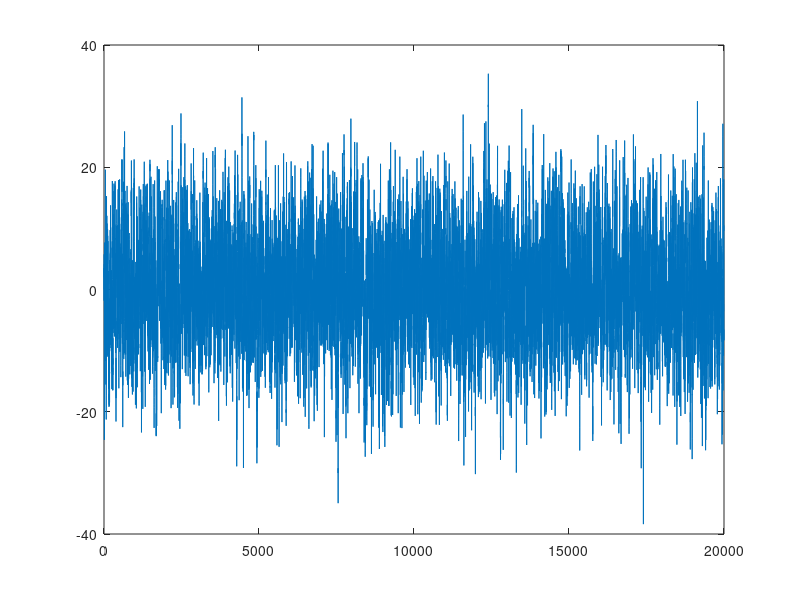
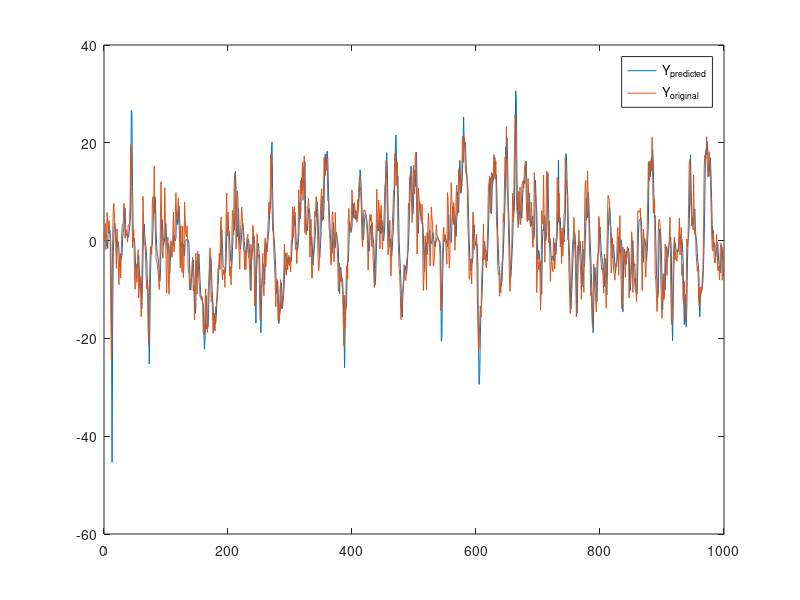
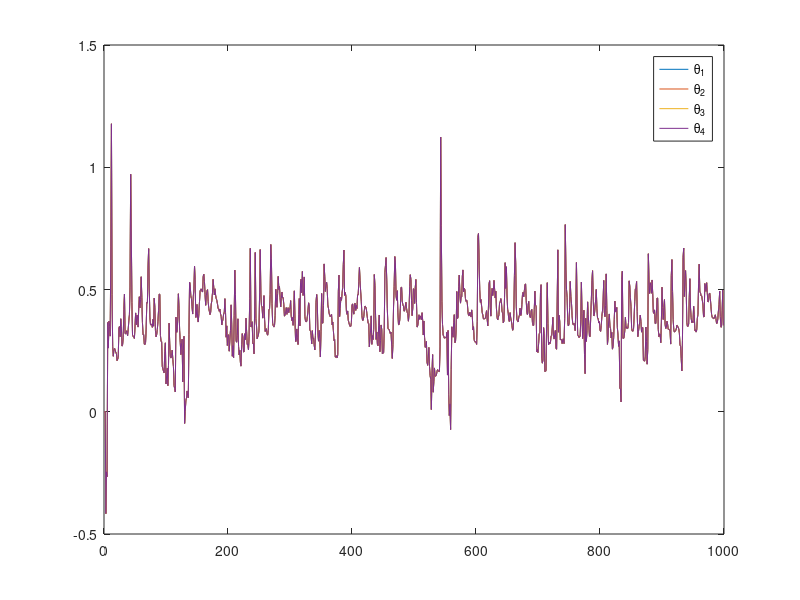
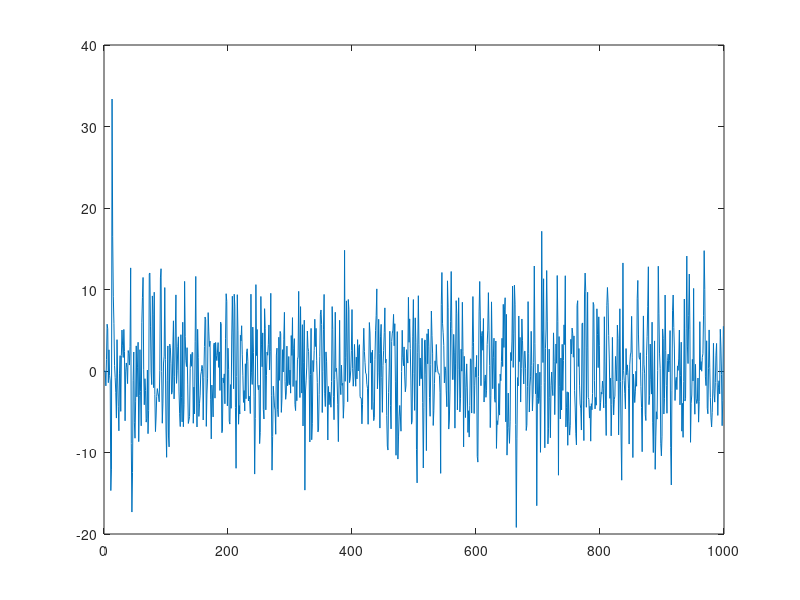

Here is the MATLAB script that generated these plots, in order:
%RLS

n=20000;
u=randn(n,1);
Gz=tf([0 2 5], [1 -0.5 -0.2], 1, 'variable', 'z^-1');
[y,t]=lsim(Gz,u);
% %y=y+randn(n,1);
% noise=randn(n,1);
% v=zeros(n,1);
% for i=2:n
%     v(i,1)=v(i-1,1)+noise(i,1);
%     y(i,1)=y(i,1)+v(i,1);
% end

figure(1)
plot(t,y);

I=zeros(4);
for i=4:n
    phi=[y(i-1);y(i-2);u(i-1);u(i-2)];
    I=I+phi*phi';    
end
I=I/n;
eigI=eig(I);

n1=1000;
theta1=zeros(n1,4);
ycap1=zeros([n1,1]);
e1=zeros([n1,1]);
lambda1=0.8;
P=ones(4);

for i=4:n1
    phi=[y(i-1);y(i-2);u(i-1);u(i-2)];
    ycap1(i,:)=theta1(i-1,:)*phi;
    e1(i)=y(i)-ycap1(i);
    theta1(i,:)=theta1(i-1,:)+transpose((P*phi.*e1(i))/(lambda1+phi'*P*phi));
    P=(P-P*phi*phi'*P/(lambda1+phi'*P*phi))/lambda1;
end

figure(2)
plot(t(1:n1),ycap1,t(1:n1),y(1:n1));
legend('Y_{predicted}','Y_{original}')

figure(3)
plot(t(1:n1),theta1(1:n1,:));
legend('\theta_{1}','\theta_{2}','\theta_{3}','\theta_{4}');

figure(4)
plot(t(1:n1),e1(1:n1));

% sim('hw2_part1')
% 
% t=length(u5);
% theta=zeros(4,1);
% p=eye(length(theta))*1000;
% TH=[];
% E=[];
% 
% for i=3:t
%     phi=[y5(i-1);y5(i-2);u5(i-1);u5(i-2)];
%     e=y5(i)-phi'*theta;
%     No=7777;
%     lambda=No/(No+(e^2/(1+phi'*p*phi)));
%     %lambda=0.9;
%     theta=theta+(p*phi*e/(lambda+phi'*p*phi));
%     p=(p-(p*phi*phi'*p)/(lambda+phi'*p*phi))/lambda;
%     TH=[TH;theta'];
%     E=[E;e];
% end
% 
% figure(1)
% plot(TH);
% figure(2)
% plot(E);